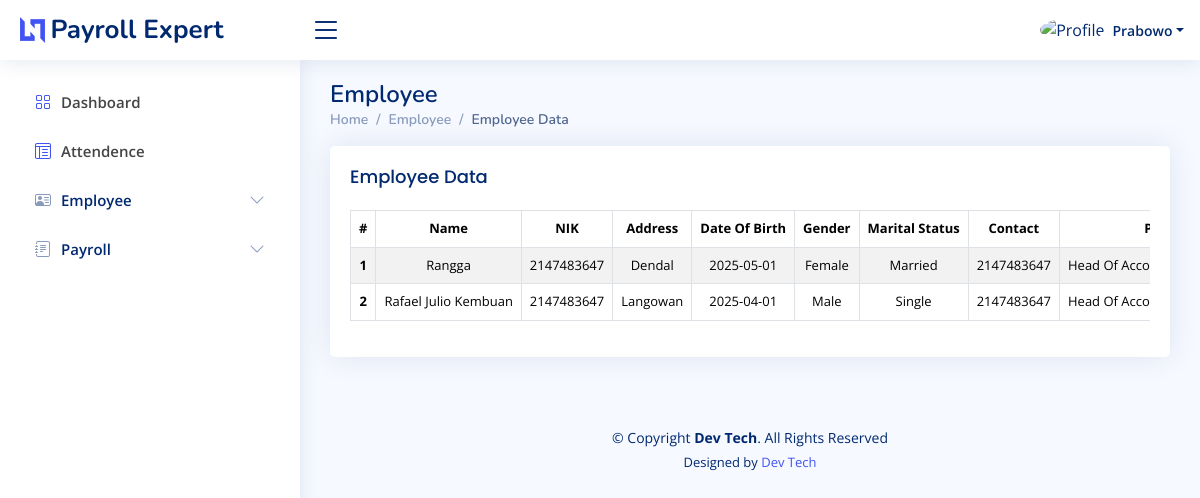
/index.php?page=employee (signed in), run on the app's committed database.
### tables this page shows
CREATE TABLE `employee_table` (
  `id` int(11) NOT NULL,
  `name` varchar(50) NOT NULL,
  `nik` int(16) NOT NULL,
  `address` text NOT NULL,
  `date_of_birth` date NOT NULL,
  `gender` varchar(6) NOT NULL,
  `marital_status` varchar(10) NOT NULL,
  `contact` int(11) NOT NULL,
  `position` varchar(50) NOT NULL,
  `department` varchar(20) NOT NULL,
  `employement_type` varchar(20) NOT NULL,
  `hire_date` date NOT NULL,
  `employee_id` int(11) NOT NULL,
  `npwp` int(16) NOT NULL,
  `dependent_status` varchar(4) NOT NULL,
  `bpjs_number` varchar(20) NOT NULL,
  `base_salary` int(11) NOT NULL,
  `bank_account_number` varchar(20) NOT NULL
);

### layout/hr/employee.php (the view, shortened to what this page needs)
<div class="pagetitle">
    <h1>Employee</h1>
    <nav>
        <ol class="breadcrumb">
            <li class="breadcrumb-item"><a href="?page=dashboard">Home</a></li>
            <li class="breadcrumb-item">Employee</li>
            <li class="breadcrumb-item active">Employee Data</li>
        </ol>
    </nav>
</div>
<section class="section">
    <div class="row">
        <div class="col-lg-12">
            <div class="card">
                <div class="card-body">
                    <h5 class="card-title">Employee Data</h5>
                    <div class="table-responsive">
                        <table class="table table-striped table-bordered">
                            <thead>
                                <tr>
                                    <th>#</th>
                                    <th>Name</th>
                                    <th>NIK</th>
                                    <th>Address</th>
                                    <th>Date Of Birth</th>
                                    <th>Gender</th>
                                    <th>Marital Status</th>
                                    <th>Contact</th>
                                    <th>Position</th>
                                </tr>
                            </thead>
                            <tbody style="text-transform: capitalize;">
                                <?php
                                $countRows = 1;
                                foreach ($dataEmployee as $row) {
                                ?>
                                    <tr>
                                        <th><?php echo $countRows++; ?></th>
                                        <td><?php echo $row['name']; ?></td>
                                        <td><?php echo $row['nik']; ?></td>
                                        <td><?php echo $row['address']; ?></td>
                                        <td><?php echo $row['date_of_birth']; ?></td>
                                        <td><?php echo $row['gender']; ?></td>
                                        <td><?php echo $row['marital_status']; ?></td>
                                        <td><?php echo $row['contact']; ?></td>
                                        <td><?php echo $row['position']; ?></td>
                                    </tr>
                                <?php
                                }
                                ?>
                            </tbody>
                        </table>
                    </div>
                </div>
            </div>
        </div>
    </div>
</section>

### index.php (shortened to what this page needs)
<?php
require './config/connection.php';
$name = $_SESSION['uname'];
$role = $_SESSION['ulevel'];
$page = $_GET['page'] ?? 'dashboard';
$dataEmployee = mysqli_query($conn, "SELECT * FROM employee_table");
?>
<!DOCTYPE html>
<html lang="en">
<?php include './component/head.php'; ?>
<body>
    <?php
    if ($role == 'admin') {
        include './component/nav.php';
    } elseif ($role == 'manager') {
        include './component/nav-manager.php';
    } elseif ($role == 'human resource') {
        include './component/nav-hr.php';
    }
    ?>
    <main id="main" class="main">
        <?php
        if ($role == 'admin') {
            include './layout/admin/dashboard.php';
        } elseif ($role == 'human resource') {
            switch ($page) {
                case 'employee':
                    include './layout/hr/employee.php';
                    break;
            }
        } else {
            include './pages-error-404.php';
        }
        ?>
    </main>
    <?php include './component/footer.php'; ?>
</body>
</html>

### component/head.php (shortened to what this page needs)
<head>
    <link href="assets/vendor/bootstrap/css/bootstrap.min.css" rel="stylesheet">
    <link href="assets/vendor/bootstrap-icons/bootstrap-icons.css" rel="stylesheet">
    <link href="assets/vendor/boxicons/css/boxicons.min.css" rel="stylesheet">
    <link href="assets/vendor/quill/quill.snow.css" rel="stylesheet">
    <link href="assets/vendor/quill/quill.bubble.css" rel="stylesheet">
    <link href="assets/vendor/remixicon/remixicon.css" rel="stylesheet">
    <link href="assets/vendor/simple-datatables/style.css" rel="stylesheet">
    <link href="assets/css/style.css" rel="stylesheet">
</head>

### component/nav-hr.php (shortened to what this page needs)
<header id="header" class="header fixed-top d-flex align-items-center">
  <div class="d-flex align-items-center justify-content-between">
    <a href="#" class="logo d-flex align-items-center">
      <img src="assets/img/logo.png" alt="" />
      <span class="d-none d-lg-block">Payroll Expert</span>
    </a>
    <i class="bi bi-list toggle-sidebar-btn"></i>
  </div>
  <nav class="header-nav ms-auto">
    <ul class="d-flex align-items-center">
      <li class="nav-item dropdown pe-3">
        <a
          class="nav-link nav-profile d-flex align-items-center pe-0"
          href="#"
          data-bs-toggle="dropdown">
          <img
            src="assets/img/human.png"
            alt="Profile"
            class="rounded-circle" />
          <span class="d-none d-md-block dropdown-toggle ps-2"><?php echo $name; ?></span> </a>
      </li>
    </ul>
  </nav>
</header>
<aside id="sidebar" class="sidebar">
  <ul class="sidebar-nav" id="sidebar-nav">
    <li class="nav-item">
      <a class="nav-link" href="?page=dashboard">
        <i class="bi bi-grid"></i>
        <span>Dashboard</span>
      </a>
    </li>
    <li class="nav-item">
      <a class="nav-link" href="?page=attendence">
        <i class="bi bi-layout-text-window-reverse"></i>
        <span>Attendence</span>
      </a>
    </li>
    <li class="nav-item">
      <a class="nav-link collapsed" data-bs-target="#employee-nav" data-bs-toggle="collapse" href="#">
        <i class="bi bi-person-vcard"></i></i><span>Employee</span><i class="bi bi-chevron-down ms-auto"></i>
      </a>
    </li>
    <li class="nav-item">
      <a class="nav-link collapsed" data-bs-target="#payroll-nav" data-bs-toggle="collapse" href="#">
        <i class="bi bi-journal-text"></i><span>Payroll</span><i class="bi bi-chevron-down ms-auto"></i>
      </a>
    </li>
  </ul>
</aside>

### component/footer.php (shortened to what this page needs)
<footer id="footer" class="footer">
    <div class=" copyright">
        &copy; Copyright <strong><span>Dev Tech</span></strong>. All Rights Reserved
    </div>
    <div class="credits">
        Designed by <a href="#">Dev Tech</a>
    </div>
</footer>

### assets/css/style.css (style rules this page uses)
:root { scroll-behavior: smooth; }
body { font-family: "Open Sans", sans-serif; background: #f6f9ff; color: #444444; }
a { color: #4154f1; text-decoration: none; }
h1, h2, h3, h4, h5, h6 { font-family: "Nunito", sans-serif; }
#main { margin-top: 60px; padding: 20px 30px; transition: all 0.3s; }
.pagetitle { margin-bottom: 10px; }
.pagetitle h1 { font-size: 24px; margin-bottom: 0; font-weight: 600; color: #012970; }
.card { margin-bottom: 30px; border: none; border-radius: 5px; box-shadow: 0px 0 30px rgba(1, 41, 112, 0.1); }
.card-title { padding: 20px 0 15px 0; font-size: 18px; font-weight: 500; color: #012970; font-family: "Poppins", sans-serif; }
.card-body { padding: 0 20px 20px 20px; }
.breadcrumb { font-size: 14px; font-family: "Nunito", sans-serif; color: #899bbd; font-weight: 600; }
.breadcrumb a { color: #899bbd; transition: 0.3s; }
.breadcrumb .breadcrumb-item::before { color: #899bbd; }
.breadcrumb .active { color: #51678f; font-weight: 600; }
.logo { line-height: 1; }
@media (min-width: 1200px) { .logo { width: 280px; } }
.logo img { max-height: 26px; margin-right: 6px; }
.logo span { font-size: 26px; font-weight: 700; color: #012970; font-family: "Nunito", sans-serif; }
.header { transition: all 0.5s; z-index: 997; height: 60px; box-shadow: 0px 2px 20px rgba(1, 41, 112, 0.1); background-color: #fff; padding-left: 20px; }
.header .toggle-sidebar-btn { font-size: 32px; padding-left: 10px; cursor: pointer; color: #012970; }
.header-nav ul { list-style: none; }
.header-nav > ul { margin: 0; padding: 0; }
.header-nav .nav-profile { color: #012970; }
.header-nav .nav-profile img { max-height: 36px; }
.header-nav .nav-profile span { font-size: 14px; font-weight: 600; }
.sidebar { position: fixed; top: 60px; left: 0; bottom: 0; width: 300px; z-index: 996; transition: all 0.3s; padding: 20px; overflow-y: auto; scrollbar-width: thin; scrollbar-color: #aab7cf transparent; box-shadow: 0px 0px 20px rgba(1, 41, 112, 0.1); background-color: #fff; }
@media (min-width: 1200px) { #main, #footer { margin-left: 300px; } }
.sidebar-nav { padding: 0; margin: 0; list-style: none; }
.sidebar-nav li { padding: 0; margin: 0; list-style: none; }
.sidebar-nav .nav-item { margin-bottom: 5px; }
.sidebar-nav .nav-link { display: flex; align-items: center; font-size: 15px; font-weight: 600; transition: 0.3; padding: 10px 15px; border-radius: 4px; }
.sidebar-nav .nav-link i { font-size: 16px; margin-right: 10px; color: #4154f1; }
.sidebar-nav .nav-link.collapsed { color: #012970; background: #fff; }
.sidebar-nav .nav-link.collapsed i { color: #899bbd; }
.sidebar-nav .nav-link .bi-chevron-down { margin-right: 0; transition: transform 0.2s ease-in-out; }
.footer { padding: 20px 0; font-size: 14px; transition: all 0.3s; }
.footer .copyright { text-align: center; color: #012970; }
.footer .credits { padding-top: 5px; text-align: center; font-size: 13px; color: #012970; }

### layout/hr/employee.php (style rules this page uses)
table { font-size: small; text-align: center; }
td, th { white-space: nowrap; }

### data on the page
employee_table: name "Rangga", nik "2147483647", address "Dendal", date_of_birth "2025-05-01", gender "Female", marital_status "Married", contact "2147483647", position "Head Of…"
employee_table: name "Rafael Julio Kembuan", nik "2147483647", address "Langowan", date_of_birth "2025-04-01", gender "Male", marital_status "Single", contact "2147483647", position "Head Of…"

### other printed values
$name "Prabowo"
